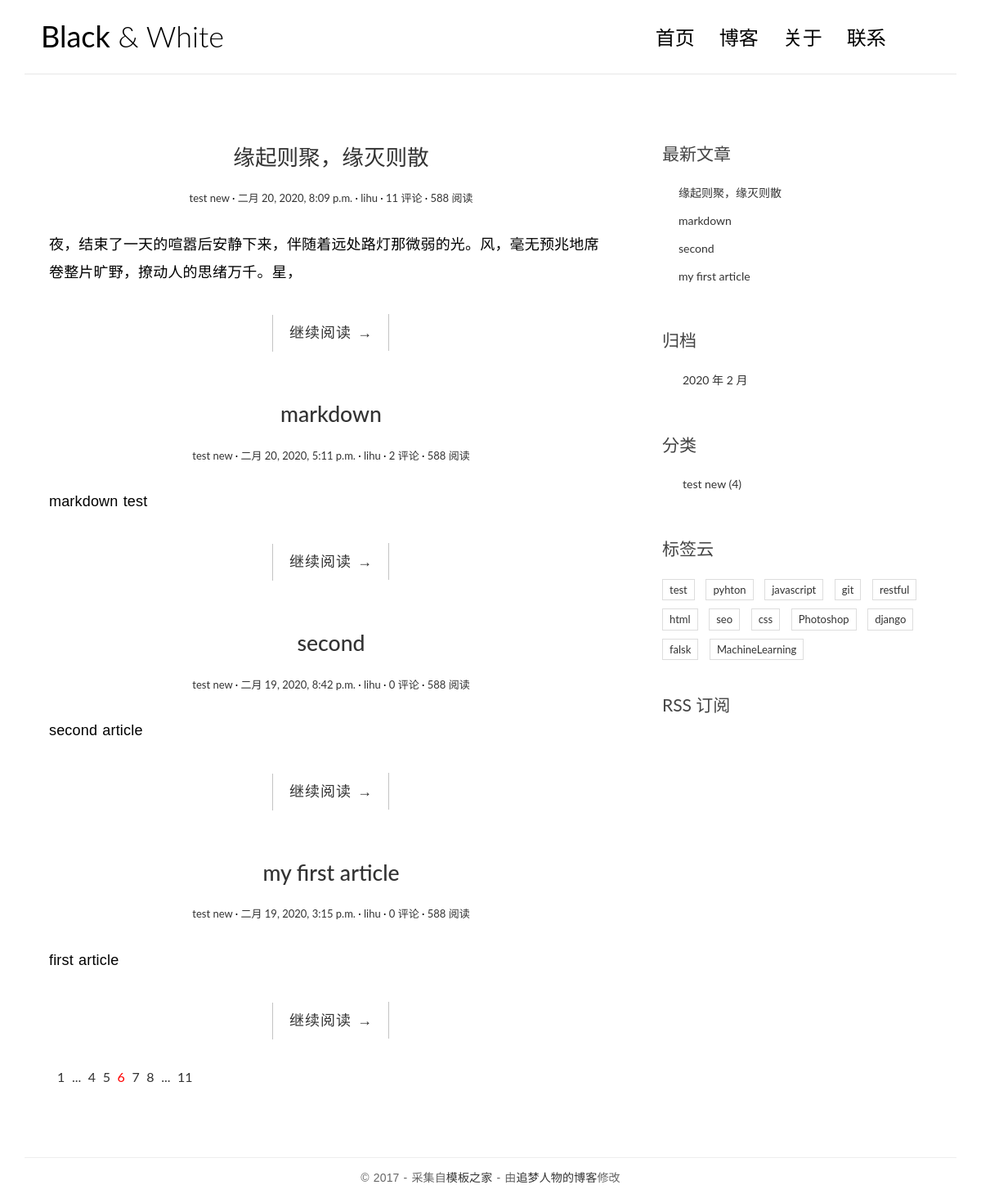
The page / on the database its author committed.
### blog/models.py (models this page shows, shortened)
class Post(models.Model):
    title = models.CharField("标题", max_length=70)
    text = models.TextField("内容", )
    created_time = models.DateTimeField("创建时间", default=timezone.now)
    modified_time = models.DateTimeField("修改时间", )
    excerpt = models.CharField("摘要", max_length=200, blank=True)
    category = models.ForeignKey(Category,
                                 verbose_name="分类",
                                 on_delete=models.CASCADE)
    tag = models.ManyToManyField(Tag, verbose_name="标签", blank=True)
    author = models.ForeignKey(User,
                               verbose_name="作者",
                               on_delete=models.CASCADE)
    class Meta:
        verbose_name = "文章"
        verbose_name_plural = verbose_name
        ordering = ['-created_time', 'title']
    def get_absolute_url(self):
        return reverse("blog:detail", kwargs={'pk': self.pk})

class Category(models.Model):
    name = models.CharField(max_length=100)
    class Meta:
        verbose_name = "分类"
        verbose_name_plural = verbose_name

class Tag(models.Model):
    name = models.CharField(max_length=100)
    class Meta:
        verbose_name = "标签"
        verbose_name_plural = verbose_name

### blog/views.py (the view)
# urls.py: path("", views.index, name="index"),
def index(request):
    post_list = Post.objects.all()
    return render(request,
                  'blog/index.html',
                  context={
                      'title': '李虎的博客首页',
                      'post_list': post_list
                  })

### blog/templatetags/blog_extras.py (called while the page is built)
@register.inclusion_tag('blog/inclusions/_recent_posts.html',
                        takes_context=True)
def show_recent_posts(context, num=5):
    return {
        'recent_post_list': Post.objects.all().order_by('-created_time')[:num]
    }

@register.inclusion_tag('blog/inclusions/_archives.html', takes_context=True)
def show_archives(context):
    return {
        'date_list': Post.objects.dates('created_time', 'month', order='DESC')
    }

@register.inclusion_tag('blog/inclusions/_categories.html', takes_context=True)
def show_categories(context):
    return {'category_list': Category.objects.all()}

@register.inclusion_tag('blog/inclusions/_tags.html', takes_context=True)
def show_tags(context):
    return {'tag_list': Tag.objects.all()}

### templates/blog/index.html
{% extends 'base.html' %}
{% block main %}
    {% for post in post_list %}
        <article class="post post-{{ post.pk }}">
            <header class="entry-header">
                <h1 class="entry-title">
                    <a href="{{post.get_absolute_url}}">{{ post.title }}</a>
                </h1>
                <div class="entry-meta">
                    <span class="post-category"><a href="{% url 'blog:category' post.category.pk%}">{{ post.category.name }}</a></span>
                    <span class="post-date"><a href="#"><time class="entry-date"
                                                            datetime="{{ post.created_time }}">{{ post.created_time }}</time></a></span>
                    <span class="post-author"><a href="#">{{ post.author }}</a></span>
                    <span class="comments-link"><a href="{{post.get_absolute_url}}#comment-area">{{ post.comment_set.count }} 评论</a></span>
                    <span class="views-count"><a href="{{post.get_absolute_url}}">588 阅读</a></span>
                </div>
            </header>
            <div class="entry-content clearfix">
                <p>{{ post.excerpt }}</p>
                <div class="read-more cl-effect-14">
                    <a href="{{post.get_absolute_url}}" class="more-link">继续阅读 <span class="meta-nav">→</span></a>
                </div>
            </div>
        </article>
    {% empty %}
        <div class="no-post">暂时还没有发布的文章！</div>
    {% endfor %}
    <div class="pagination">
        <ul>
            <li><a href="">1</a></li>
            <li><a href="">...</a></li>
            <li><a href="">4</a></li>
            <li><a href="">5</a></li>
            <li class="current"><a href="">6</a></li>
            <li><a href="">7</a></li>
            <li><a href="">8</a></li>
            <li><a href="">...</a></li>
            <li><a href="">11</a></li>
        </ul>
    </div>
{% endblock main %}

### templates/blog/inclusions/_recent_posts.html
<div class="widget widget-recent-posts">
    <h3 class="widget-title">最新文章</h3>
    <ul>
        {% for post in recent_post_list %}
            <li>
                <a href="{{post.get_absolute_url}}">{{post.title}}</a>
            </li>
        {% empty %}
            暂无文章！
        {% endfor %}
    </ul>
</div>

### templates/blog/inclusions/_categories.html
<div class="widget widget-category">
    <h3 class="widget-title">分类</h3>
    <ul>
        {% for category in category_list %}
        <li>
            <a href="{% url 'blog:category' category.pk %}">{{category.name}} <span class="post-count">({{category.post_set.count}})</span></a>
        </li>
        {% empty %}
            暂无分类！
        {% endfor %}
    </ul>
</div>

### templates/blog/inclusions/_tags.html (shortened to what this page needs)
<div class="widget widget-tag-cloud">
    <h3 class="widget-title">标签云</h3>
    <ul>
        {% for tag in tag_list %}
        <li>
            <a href="{% url 'blog:tag' tag.pk %}">{{ tag.name }}</a>
        </li>
        {% endfor %}
    </ul>
</div>

### blog/static/blog/css/custom.css (style rules this page uses)
* { outline: none; }
h1, h2, h3, h4, h5, h6 { margin-top: 0; }
a { color: #333; }
body { color: #444; font-family: 'Lato', sans-serif; }
p { font-family: 'Ubuntu', sans-serif; font-weight: 400; word-spacing: 1px; letter-spacing: 0.01em; }
.post { background: #fff; padding: 30px 30px 0; }
.entry-title { text-align: center; font-size: 1.9em; margin-bottom: 20px; line-height: 1.6; padding: 10px 20px 0; }
.entry-meta { text-align: center; color: #DDDDDD; font-size: 13px; margin-bottom: 30px; }
.entry-content { font-size: 18px; line-height: 1.9; font-weight: 300; color: #000; }
.post-category::after, .post-date::after, .post-author::after, .comments-link::after { content: ' ·'; color: #000; }
.read-more { font-family: 'Ubuntu', sans-serif; font-weight: 400; word-spacing: 1px; letter-spacing: 0.01em; text-align: center; margin-top: 20px; }
.cl-effect-14 a { padding: 0 20px; height: 45px; line-height: 45px; position: relative; display: inline-block; margin: 15px 25px; letter-spacing: 1px; font-weight: 400; text-shadow: 0 0 1px rgba(255, 255, 255, 0.3); }
.cl-effect-14 a::before, .cl-effect-14 a::after { position: absolute; width: 45px; height: 1px; background: #C3C3C3; content: ''; -webkit-transition: all 0.3s; -moz-transition: all 0.3s; transition: all 0.3s; pointer-events: none; }
.cl-effect-14 a::before { top: 0; left: 0; -webkit-transform: rotate(90deg); -moz-transform: rotate(90deg); transform: rotate(90deg); -webkit-transform-origin: 0 0; -moz-transform-origin: 0 0; transform-origin: 0 0; }
.cl-effect-14 a::after { right: 0; bottom: 0; -webkit-transform: rotate(90deg); -moz-transform: rotate(90deg); transform: rotate(90deg); -webkit-transform-origin: 100% 0; -moz-transform-origin: 100% 0; transform-origin: 100% 0; }
.widget { background: #fff; padding: 30px 0 0; }
.widget-title { font-size: 1.5em; margin-bottom: 20px; line-height: 1.6; padding: 10px 0 0; font-weight: 400; }
.widget-recent-posts ul { padding: 0; margin: 0; padding-left: 20px; }
.widget-recent-posts ul li { list-style-type: none; position: relative; line-height: 170%; margin-bottom: 10px; }
.widget-recent-posts ul li::before { content: '\f3d3'; font-family: "Ionicons"; position: absolute; left: -17px; top: 3px; font-size: 16px; color: #000; }
.widget-category ul { padding: 0; margin: 0; padding-left: 25px; }
.widget-category ul li { list-style-type: none; position: relative; line-height: 170%; margin-bottom: 10px; }
.widget-category ul li::before { content: '\f3fe'; font-family: "Ionicons"; position: absolute; left: -25px; top: 1px; font-size: 18px; color: #000; }
.widget-tag-cloud ul { padding: 0; margin: 0; margin-right: -10px; }
.widget-tag-cloud ul li { list-style-type: none; font-size: 13px; display: inline-block; margin-right: 10px; margin-bottom: 10px; padding: 3px 8px; border: 1px solid #ddd; }
.pagination ul { list-style: none; }
.pagination ul li { display: inline-block; font-size: 16px; margin-right: 5px; }
.current a { color: red; }

### rows shown on the page
Post: title "缘起则聚，缘灭则散", category.name "test new", created_time "二月 20, 2020, 8:09 p.m.", author "lihu", comment_set.count "11", excerpt "夜，结束了一天的喧嚣后安静下来，伴随着远处路灯那微弱的光。风，毫无预兆地席卷整片旷野，撩动人的思绪万千。星，"
Post: title "markdown", category.name "test new", created_time "二月 20, 2020, 5:11 p.m.", author "lihu", comment_set.count "2", excerpt "markdown test"
Post: title "second", category.name "test new", created_time "二月 19, 2020, 8:42 p.m.", author "lihu", comment_set.count "0", excerpt "second article"
Post: title "my first article", category.name "test new", created_time "二月 19, 2020, 3:15 p.m.", author "lihu", comment_set.count "0", excerpt "first article"
Category: name "test new", post_set.count "4"
Tag: name "test"
Tag: name "pyhton"
Tag: name "javascript"
Tag: name "git"
Tag: name "restful"
Tag: name "html"
Tag: name "seo"
Tag: name "css"
Tag: name "Photoshop"
Tag: name "django"
Tag: name "falsk"
Tag: name "MachineLearning"

### other values the page prints
{{ date.year }} "2020"
{{ date.month }} "2"
